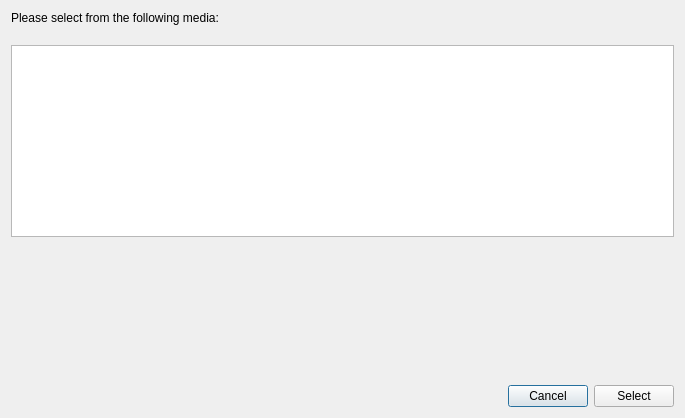
<?xml version="1.0" encoding="UTF-8"?>
<ui version="4.0">
 <class>ImportSelectorDialog</class>
 <widget class="QDialog" name="ImportSelectorDialog">
  <property name="geometry">
   <rect>
    <x>0</x>
    <y>0</y>
    <width>685</width>
    <height>418</height>
   </rect>
  </property>
  <property name="windowTitle">
   <string>Select import source (Photohoard)</string>
  </property>
  <layout class="QVBoxLayout" name="verticalLayout">
   <item>
    <widget class="QLabel" name="label">
     <property name="sizePolicy">
      <sizepolicy hsizetype="Preferred" vsizetype="Minimum">
       <horstretch>0</horstretch>
       <verstretch>0</verstretch>
      </sizepolicy>
     </property>
     <property name="text">
      <string>Please select from the following media:</string>
     </property>
    </widget>
   </item>
   <item>
    <widget class="QWidget" name="widget_6" native="true">
     <layout class="QHBoxLayout" name="horizontalLayout_5">
      <property name="leftMargin">
       <number>18</number>
      </property>
      <property name="topMargin">
       <number>2</number>
      </property>
      <property name="rightMargin">
       <number>18</number>
      </property>
      <property name="bottomMargin">
       <number>0</number>
      </property>
     </layout>
    </widget>
   </item>
   <item>
    <widget class="QWidget" name="widget_5" native="true">
     <layout class="QHBoxLayout" name="horizontalLayout_4">
      <property name="leftMargin">
       <number>0</number>
      </property>
      <property name="topMargin">
       <number>0</number>
      </property>
      <property name="rightMargin">
       <number>0</number>
      </property>
      <property name="bottomMargin">
       <number>0</number>
      </property>
     </layout>
    </widget>
   </item>
   <item>
    <widget class="QListWidget" name="options"/>
   </item>
   <item>
    <widget class="QWidget" name="widget_4" native="true">
     <layout class="QVBoxLayout" name="verticalLayout_2">
      <property name="leftMargin">
       <number>0</number>
      </property>
      <property name="topMargin">
       <number>0</number>
      </property>
      <property name="rightMargin">
       <number>18</number>
      </property>
      <property name="bottomMargin">
       <number>0</number>
      </property>
      <item>
       <widget class="QWidget" name="widget_3" native="true">
        <property name="enabled">
         <bool>false</bool>
        </property>
        <layout class="QHBoxLayout" name="horizontalLayout_3">
         <property name="leftMargin">
          <number>10</number>
         </property>
         <property name="topMargin">
          <number>0</number>
         </property>
         <property name="rightMargin">
          <number>0</number>
         </property>
         <property name="bottomMargin">
          <number>0</number>
         </property>
        </layout>
       </widget>
      </item>
     </layout>
    </widget>
   </item>
   <item>
    <spacer name="verticalSpacer_2">
     <property name="orientation">
      <enum>Qt::Vertical</enum>
     </property>
     <property name="sizeHint" stdset="0">
      <size>
       <width>20</width>
       <height>30</height>
      </size>
     </property>
    </spacer>
   </item>
   <item>
    <widget class="QWidget" name="widget_2" native="true">
     <layout class="QHBoxLayout" name="horizontalLayout_2">
      <property name="leftMargin">
       <number>0</number>
      </property>
      <property name="rightMargin">
       <number>0</number>
      </property>
      <property name="bottomMargin">
       <number>0</number>
      </property>
      <item>
       <spacer name="horizontalSpacer_2">
        <property name="orientation">
         <enum>Qt::Horizontal</enum>
        </property>
        <property name="sizeHint" stdset="0">
         <size>
          <width>40</width>
          <height>20</height>
         </size>
        </property>
       </spacer>
      </item>
      <item>
       <widget class="QPushButton" name="cancel">
        <property name="text">
         <string>Cancel</string>
        </property>
       </widget>
      </item>
      <item>
       <widget class="QPushButton" name="ok">
        <property name="text">
         <string>Select</string>
        </property>
       </widget>
      </item>
     </layout>
    </widget>
   </item>
  </layout>
 </widget>
 <resources/>
 <connections>
  <connection>
   <sender>options</sender>
   <signal>activated(QModelIndex)</signal>
   <receiver>ImportSelectorDialog</receiver>
   <slot>select()</slot>
   <hints>
    <hint type="sourcelabel">
     <x>76</x>
     <y>135</y>
    </hint>
    <hint type="destinationlabel">
     <x>1</x>
     <y>291</y>
    </hint>
   </hints>
  </connection>
  <connection>
   <sender>cancel</sender>
   <signal>clicked()</signal>
   <receiver>ImportSelectorDialog</receiver>
   <slot>cancel()</slot>
   <hints>
    <hint type="sourcelabel">
     <x>485</x>
     <y>377</y>
    </hint>
    <hint type="destinationlabel">
     <x>672</x>
     <y>299</y>
    </hint>
   </hints>
  </connection>
  <connection>
   <sender>ok</sender>
   <signal>clicked()</signal>
   <receiver>ImportSelectorDialog</receiver>
   <slot>select()</slot>
   <hints>
    <hint type="sourcelabel">
     <x>591</x>
     <y>384</y>
    </hint>
    <hint type="destinationlabel">
     <x>682</x>
     <y>350</y>
    </hint>
   </hints>
  </connection>
 </connections>
 <slots>
  <slot>select()</slot>
  <slot>cancel()</slot>
 </slots>
</ui>
